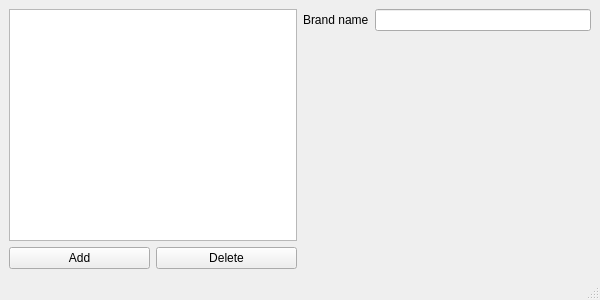
<?xml version="1.0" encoding="UTF-8"?>
<ui version="4.0">
 <class>BrandsWindow</class>
 <widget class="QMainWindow" name="BrandsWindow">
  <property name="geometry">
   <rect>
    <x>0</x>
    <y>0</y>
    <width>600</width>
    <height>300</height>
   </rect>
  </property>
  <property name="minimumSize">
   <size>
    <width>600</width>
    <height>300</height>
   </size>
  </property>
  <property name="maximumSize">
   <size>
    <width>600</width>
    <height>300</height>
   </size>
  </property>
  <property name="windowTitle">
   <string>Add, Edit, Delete Brands</string>
  </property>
  <widget class="QWidget" name="centralwidget">
   <layout class="QHBoxLayout" name="horizontalLayout_2">
    <item>
     <layout class="QVBoxLayout" name="verticalLayout">
      <item>
       <widget class="QListView" name="brandView">
        <property name="statusTip">
         <string>Select the brand to edit the name.</string>
        </property>
       </widget>
      </item>
      <item>
       <layout class="QHBoxLayout" name="horizontalLayout">
        <item>
         <widget class="QPushButton" name="addButton">
          <property name="statusTip">
           <string>Add a new brand entry.</string>
          </property>
          <property name="text">
           <string>Add</string>
          </property>
         </widget>
        </item>
        <item>
         <widget class="QPushButton" name="deleteButton">
          <property name="statusTip">
           <string>CAUTION: The selected brand will be deleted.</string>
          </property>
          <property name="text">
           <string>Delete</string>
          </property>
         </widget>
        </item>
       </layout>
      </item>
     </layout>
    </item>
    <item>
     <layout class="QFormLayout" name="formLayout">
      <item row="0" column="0">
       <widget class="QLabel" name="label">
        <property name="text">
         <string>Brand name</string>
        </property>
       </widget>
      </item>
      <item row="0" column="1">
       <widget class="QLineEdit" name="nameEdit">
        <property name="statusTip">
         <string>&quot;Tropicana&quot;, &quot;Heinz&quot;, &quot;Yeo Valley&quot; etc.</string>
        </property>
       </widget>
      </item>
     </layout>
    </item>
   </layout>
  </widget>
  <widget class="QMenuBar" name="menubar">
   <property name="geometry">
    <rect>
     <x>0</x>
     <y>0</y>
     <width>600</width>
     <height>23</height>
    </rect>
   </property>
  </widget>
  <widget class="QStatusBar" name="statusbar"/>
 </widget>
 <resources/>
 <connections/>
</ui>
